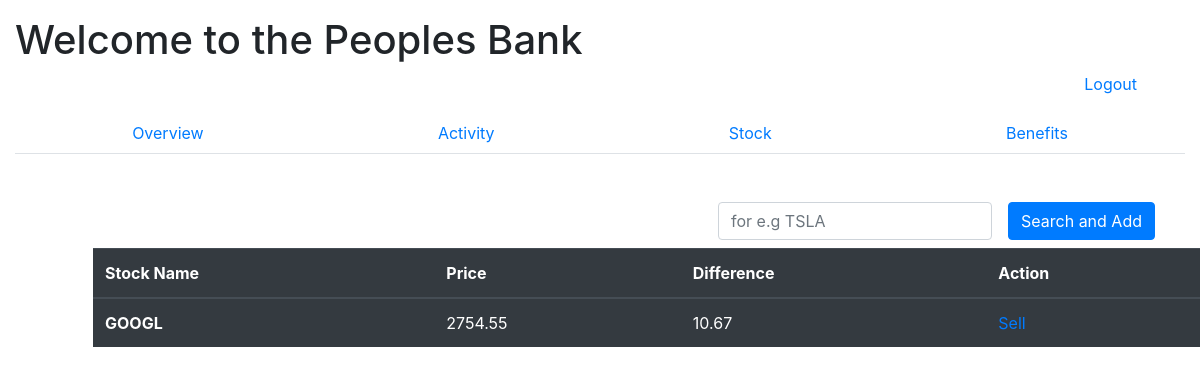
The page /stock (signed in) on the database as committed earlier.
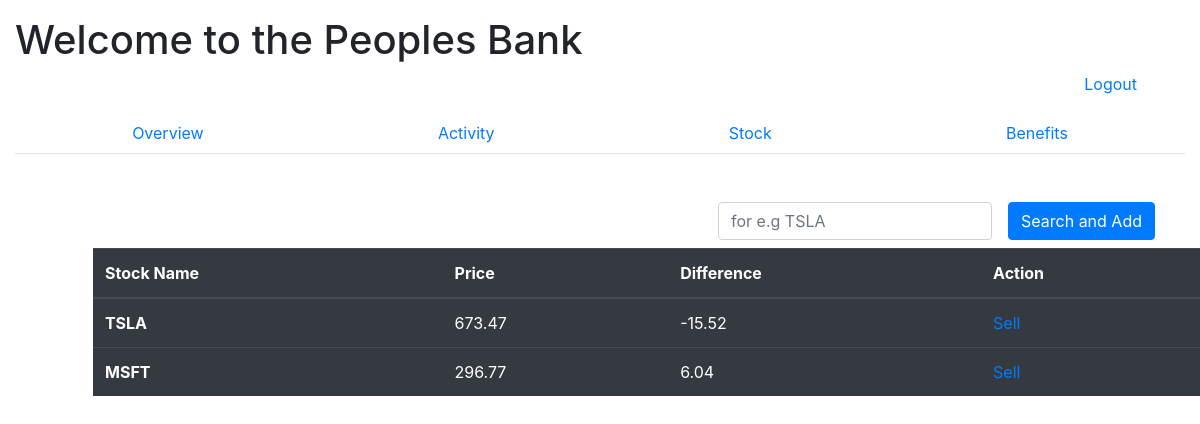
The same page on the database as committed later.
### main/models.py (models this page shows)
class Stock(models.Model):
    stock = models.CharField(max_length=175)
    price = models.FloatField()
    difference = models.FloatField()
    user = models.ForeignKey(User, related_name="portfolio", on_delete=models.CASCADE)
    created_at = models.DateTimeField(auto_now_add=True)
    updated_at = models.DateTimeField(auto_now=True)

### main/views.py (the view)
# urls.py: path('stock', views.stock),
def stock(request):
    if 'userid' not in request.session:
        messages.error(request, "Please login to access this page")
        return redirect('/')
    else:
        context = {
            'user': User.objects.get(id=request.session['userid'])
        }
        return render(request, 'stock.html', context)

### main/templates/stock.html (shortened to what this page needs)
{% include 'base.html' %}
{% block content %}
    <div class="container mt-5">
      <form action="/stock/search" class="form-inline float-right" method="POST">
        <div class="form-group mx-sm-3 mb-2">
          <input name="stock_name" type="text" class="form-control" placeholder="for e.g TSLA">
        </div>
        <button type="submit" class="btn btn-primary mb-2">Search and Add</button>
      </form>
        <table class="table table-dark ml-5">
            <thead>
              <tr>
                <th scope="col">Stock Name</th>
                <th scope="col">Price</th>
                <th scope="col">Difference</th>
                <th scope="col">Action</th>
              </tr>
            </thead>
            <tbody>
              {% for stock in user.portfolio.all %}
              <tr>
                <th scope="row">{{ stock.stock }}</th>
                <td>{{ stock.price }}</td>
                <td>{{ stock.difference }}</td>
                <td><a href="/sell/{{stock.id}}">Sell</a></td>
              </tr>
              {% endfor %}
            </tbody>
          </table>
    </div>
{% endblock content %}

Rows that differ between the two databases and show on the page:
removed Stock: stock "GOOGL", price "2754.55", difference "10.67"
added Stock: stock "TSLA", price "673.47", difference "-15.52"
added Stock: stock "MSFT", price "296.77", difference "6.04"
